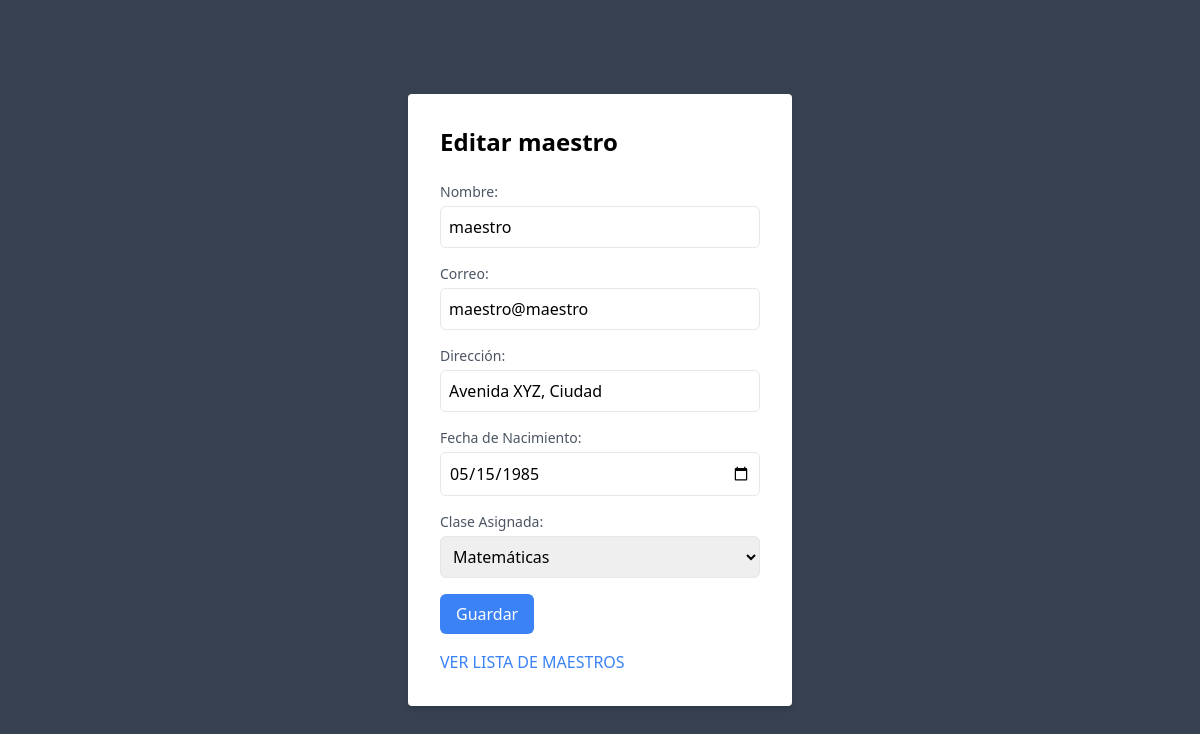
Before: /maestros/edit?id=2 with the older database file.
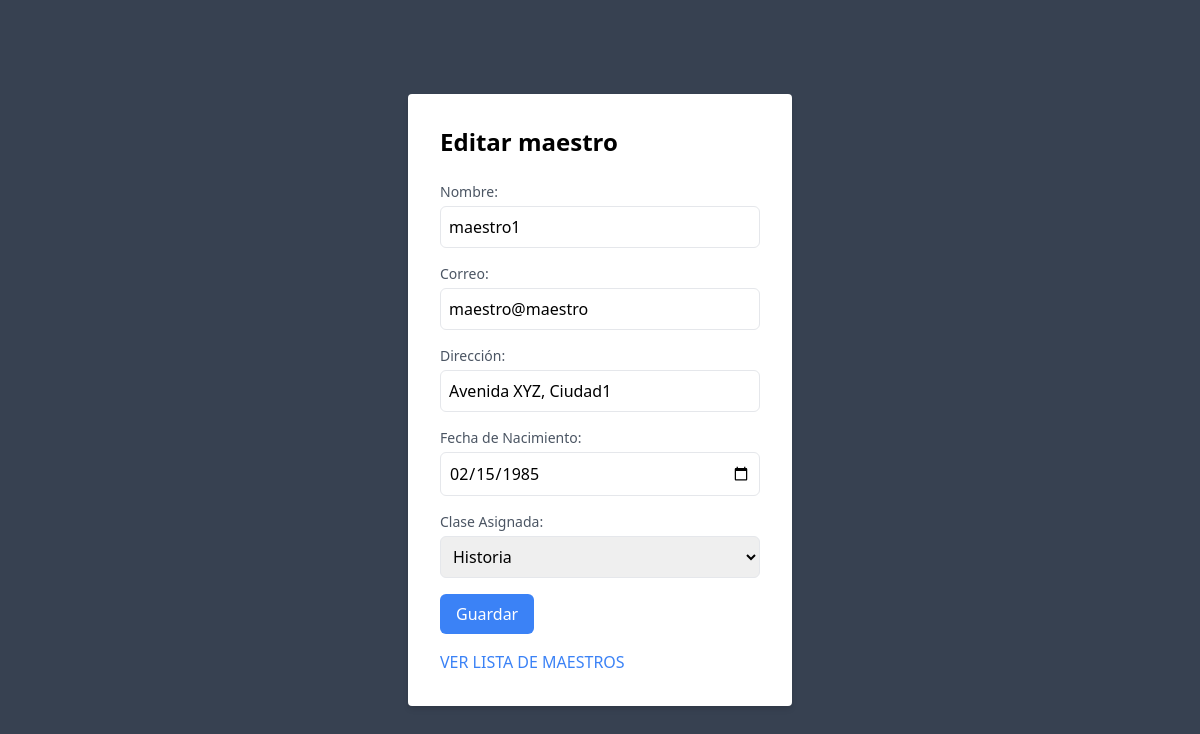
After: the same page with the newer database file.
### tables this page shows
CREATE TABLE `usuarios` (
  `id` int(11) NOT NULL AUTO_INCREMENT,
  `DNI` varchar(50) DEFAULT NULL,
  `nombre` varchar(150) DEFAULT NULL,
  `correo` varchar(200) DEFAULT NULL,
  `direccion` varchar(255) DEFAULT NULL,
  `fec_nac` date DEFAULT NULL,
  `contrasena` varchar(255) DEFAULT NULL,
  `rol_id` int(11) DEFAULT NULL,
  `maestro_id` int(11) DEFAULT NULL,
  `clase_id` int(11) DEFAULT NULL,
  PRIMARY KEY (`id`),
  UNIQUE KEY `correo` (`correo`),
  KEY `rol_id` (`rol_id`),
  KEY `fk_clase` (`clase_id`),
  CONSTRAINT `fk_clase` FOREIGN KEY (`clase_id`) REFERENCES `clases` (`id`),
  CONSTRAINT `usuarios_ibfk_1` FOREIGN KEY (`rol_id`) REFERENCES `roles` (`id`)
);

### controllers/MaestrosController.php (called while the page is built, shortened)
<?php
class MaestrosController
{
    protected $model;
    public function __construct()
    {
        $this->model = new User();
        $this->model = new Clases();
    }
    public function edit($id)
    {
        $maestro = $this->model->findMaestro($id);
        $clasesMaestros = $this->model->allClasesMaestros();
        include $_SERVER["DOCUMENT_ROOT"] . "/views/maestros/edit.php";
    }
}

### config/database.php (called while the page is built)
<?php
return [
    "host" => "localhost",
    "dbname" => "universitydb",
    "username" => "root",
    "password" => ""
];

### Models/Model.php (called while the page is built, shortened)
<?php
class Model
{
    private $db;
    public function __construct()
    {
        $config = include($_SERVER["DOCUMENT_ROOT"] . "/config/database.php");
        try {
            $this->db = new mysqli(
                $config["host"],
                $config["username"],
                $config["password"],
                $config["dbname"]
            );
        } catch (mysqli_sql_exception $e) {
            echo "Error: " . $e->getMessage();
        }
    }
    public function allClasesMaestros()
    {
        $query = "SELECT * FROM clases";
        $res = $this->db->query($query);
        if ($res) {
            $data = $res->fetch_all(MYSQLI_ASSOC);
            return $data;
        } else {
            echo "Error en la consulta: " . $this->db->error;
            return [];
        }
    }
    public function findMaestro($id)
    {
        $query = "SELECT * FROM usuarios WHERE id = $id AND rol_id = 2";
        $res = $this->db->query($query);
        if ($res) {
            $data = $res->fetch_assoc();
            return $data;
        } else {
            echo "Error en la consulta: " . $this->db->error;
            return null;
        }
    }
}

### views/maestros/edit.php (the view, shortened to what this page needs)
<!DOCTYPE html>
<html lang="en">
<head>
    <link href="https://cdn.jsdelivr.net/npm/tailwindcss@2.2.19/dist/tailwind.min.css" rel="stylesheet">
</head>
<body class="bg-gray-700 min-h-screen flex items-center justify-center">
    <div class="bg-white p-8 rounded shadow-md w-96">
        <h1 class="text-2xl font-semibold mb-6">Editar maestro</h1>
        <form action="/maestros/update" method="post">
            <div class="mb-4">
                <label for="nombre" class="block text-sm font-medium text-gray-600">Nombre:</label>
                <input type="text" id="nombre" name="nombre" value="<?= $maestro["nombre"] ?>" class="mt-1 p-2 w-full border rounded-md">
            </div>
            <div class="mb-4">
                <label for="correo" class="block text-sm font-medium text-gray-600">Correo:</label>
                <input type="email" id="correo" name="correo" value="<?= $maestro["correo"] ?>" class="mt-1 p-2 w-full border rounded-md">
            </div>
            <div class="mb-4">
                <label for="direccion" class="block text-sm font-medium text-gray-600">Dirección:</label>
                <input type="text" id="direccion" name="direccion" value="<?= $maestro["direccion"] ?>" class="mt-1 p-2 w-full border rounded-md">
            </div>
            <div class="mb-4">
                <label for="fec_nac" class="block text-sm font-medium text-gray-600">Fecha de Nacimiento:</label>
                <input type="date" id="fec_nac" name="fec_nac" value="<?= $maestro["fec_nac"] ?>" class="mt-1 p-2 w-full border rounded-md">
            </div>
            <div class="mb-4">
                <label for="clase_id" class="block text-sm font-medium text-gray-600">Clase Asignada:</label>
                <select id="clase_id" name="clase_id" class="mt-1 p-2 w-full border rounded-md">
                    <?php
                    foreach ($clasesMaestros as $clase) {
                        $selected = ($clase["id"] == $maestro["clase_id"]) ? "selected" : "";
                        echo "<option value='{$clase["id"]}' $selected>{$clase["nombre"]}</option>";
                    }
                    ?>
                </select>
            </div>
            <button type="submit" class="bg-blue-500 text-white px-4 py-2 rounded-md">Guardar</button>
        </form>
        <a href="/maestros" class="block mt-4 text-blue-500">VER LISTA DE MAESTROS</a>
    </div>
</body>
</html>

### index.php (shortened to what this page needs)
<?php
require_once($_SERVER["DOCUMENT_ROOT"] . "/controllers/MaestrosController.php");
$maestrosController = new MaestrosController();
$route = explode("?", $_SERVER["REQUEST_URI"]);
$method = $_SERVER["REQUEST_METHOD"];
if ($method === "GET") {
    switch ($route[0]) {
        case '/maestros/edit':
            $maestrosController->edit($_GET["id"]);
            break;
    }
}

Changed rows visible on the page:
changed usuarios "maestro@maestro": nombre "maestro" → "maestro1"; direccion "Avenida XYZ, Ciudad" → "Avenida XYZ, Ciudad1"; fec_nac "05/15/1985" → "02/15/1985"
Other visible differences:
form field clase_id: "Matemáticas" → "Historia"
